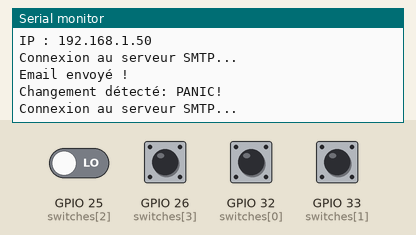
Simulated run of this sketch. Board: ESP32. On the bench: the last lines printed to the serial monitor. The test bench sets the inputs (shaded band); at power-on: GPIO 25 (switches[2]), GPIO 26 (switches[3]), GPIO 32 (switches[0]), GPIO 33 (switches[1]) LOW. WiFi joins after 1.5 s; servers stay silent unless stated.

Above: at 4.7 s.
4.8 s: GPIO 32 (switches[0]) pulled HIGH for 1 s
At 6.3 s:
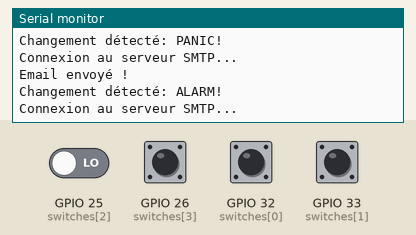
7.3 s: GPIO 33 (switches[1]) pulled HIGH for 1 s
9.8 s: GPIO 25 (switches[2]) driven HIGH and GPIO 33 (switches[1]) driven HIGH
At 12.3 s:
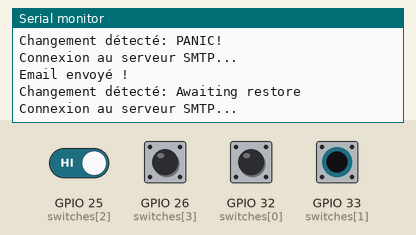
12.8 s: GPIO 26 (switches[3]) pulled HIGH for 1 s
At 13.9 s:
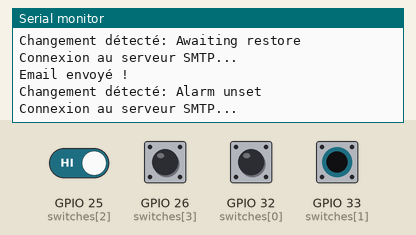

Measured:
- after the input at 4.8 s, the serial monitor: prints a new line after 0.71 s (image 1)
- after the input at 9.8 s, the serial monitor: prints a new line after 1.7 s (image 2)
- after the input at 12.8 s, the serial monitor: prints a new line after 0.71 s (image 3)

The sketch:

alarm_esp32-S1F0.ino
```cpp
#include <WiFi.h>
#include <WiFiClientSecure.h>

// -------------------
// CONFIG WIFI
// -------------------
const char* ssid = "monssid";
const char* wifi_password = "cle";

// -------------------
// CONFIG Gmail SMTP
// -------------------
const char* smtp_server = "smtp.gmail.com";
const int smtp_port = 465;

const char* email_login = "mymail@gmail.com";
const char* email_password = "axxxxxxs";   // mot de passe d'application Gmail

const char* email_from = "my@gmail.com";

// Tableau de destinataires
const char* recipients[] = {
  "fdfd@gmail.com",
  "fesgf@yahoo.fr",
  "kdsjkfd@yahoo.fr",
  "vdgvfd@gmail.com",
  "dvdsv@gmail.com",
  "cdvfdfd@gmail.com"
};
const int nbRecipients = sizeof(recipients) / sizeof(recipients[0]);

// -------------------
// GPIO
// -------------------
int switches[] = {32, 33, 25, 26};
String lastMsg = "";

// ---------------------------------------------------------
// FONCTION BASE64
// ---------------------------------------------------------
String encodeBase64(const String &input) {
  const char base64_chars[] =
    "ABCDEFGHIJKLMNOPQRSTUVWXYZabcdefghijklmnopqrstuvwxyz0123456789+/";
  String encoded = "";
  int i = 0;
  unsigned char char_array_3[3];
  int input_len = input.length();
  int pos = 0;

  while (input_len--) {
    char_array_3[i++] = input[pos++];
    if (i == 3) {
      encoded += base64_chars[(char_array_3[0] & 0xfc) >> 2];
      encoded += base64_chars[((char_array_3[0] & 0x03) << 4)
                           + ((char_array_3[1] & 0xf0) >> 4)];
      encoded += base64_chars[((char_array_3[1] & 0x0f) << 2)
                           + ((char_array_3[2] & 0xc0) >> 6)];
      encoded += base64_chars[char_array_3[2] & 0x3f];
      i = 0;
    }
  }

  if (i > 0) {
    for (int j = i; j < 3; j++) char_array_3[j] = '\0';
    encoded += base64_chars[(char_array_3[0] & 0xfc) >> 2];
    encoded += base64_chars[((char_array_3[0] & 0x03) << 4)
                         + ((char_array_3[1] & 0xf0) >> 4)];
    if (i == 1) encoded += "==";
    else if (i == 2) {
      encoded += base64_chars[((char_array_3[1] & 0x0f) << 2)
                           + ((char_array_3[2] & 0xc0) >> 6)];
      encoded += "=";
    }
  }

  return encoded;
}

// ---------------------------------------------------------
// ENVOI EMAIL SMTP (n destinataires)
// ---------------------------------------------------------
void sendEmail(String subject, String message) {
  WiFiClientSecure client;
  client.setInsecure();

  Serial.println("Connexion au serveur SMTP...");

  if (!client.connect(smtp_server, smtp_port)) {
    Serial.println("Erreur connexion SMTP !");
    return;
  }

  String login64 = encodeBase64(email_login);
  String pass64 = encodeBase64(email_password);

  client.println("EHLO esp32");
  delay(200);
  client.println("AUTH LOGIN");
  delay(200);
  client.println(login64);
  delay(200);
  client.println(pass64);
  delay(200);

  client.println("MAIL FROM:<" + String(email_from) + ">");
  delay(200);

  // RCPT TO pour tous les destinataires
  for (int i = 0; i < nbRecipients; i++) {
    client.println("RCPT TO:<" + String(recipients[i]) + ">");
    delay(100);
  }

  client.println("DATA");
  delay(200);

  // Header du mail
  client.println("Subject: " + subject);
  client.print("From: <" + String(email_from) + ">\nTo: ");
  for (int i = 0; i < nbRecipients; i++) {
    client.print("<" + String(recipients[i]) + ">");
    if (i < nbRecipients - 1) client.print(", ");
  }
  client.println();
  client.println("Content-Type: text/plain");
  client.println();
  client.println(message);
  client.println(".");
  client.println("QUIT");

  Serial.println("Email envoyé !");
}

// ---------------------------------------------------------
// SETUP
// ---------------------------------------------------------
void setup() {
  Serial.begin(115200);

  WiFi.begin(ssid, wifi_password);
  Serial.print("Connexion WiFi");
  while (WiFi.status() != WL_CONNECTED) {
    delay(500);
    Serial.print(".");
  }

  Serial.println("\nConnecté !");
  Serial.print("IP : ");
  Serial.println(WiFi.localIP());

  for (int i = 0; i < 4; i++) {
    pinMode(switches[i], INPUT);
  }

  sendEmail("Reboot ESP32 alarme", "L'ESP32 de l'alarme vient de redémarrer. IP: " + WiFi.localIP().toString());
}

// ---------------------------------------------------------
// LOOP
// ---------------------------------------------------------
void loop() {
  int s0 = digitalRead(switches[0]);
  int s1 = digitalRead(switches[1]);
  int s2 = digitalRead(switches[2]);
  int s3 = digitalRead(switches[3]);

  String msg;

  if (s0 == 1) msg = "ALARM!";
  else if (s1 == 0) msg = "PANIC!";
  else if (s2 == 0) msg = "Alarm set";
  else if (s3 == 0) msg = "Awaiting restore";
  else msg = "Alarm unset";

  if (msg != lastMsg) {
    Serial.println("Changement détecté: " + msg);
    sendEmail("ALARME DE LA MAISON", msg);
    lastMsg = msg;
  }

  delay(1);
}
```
